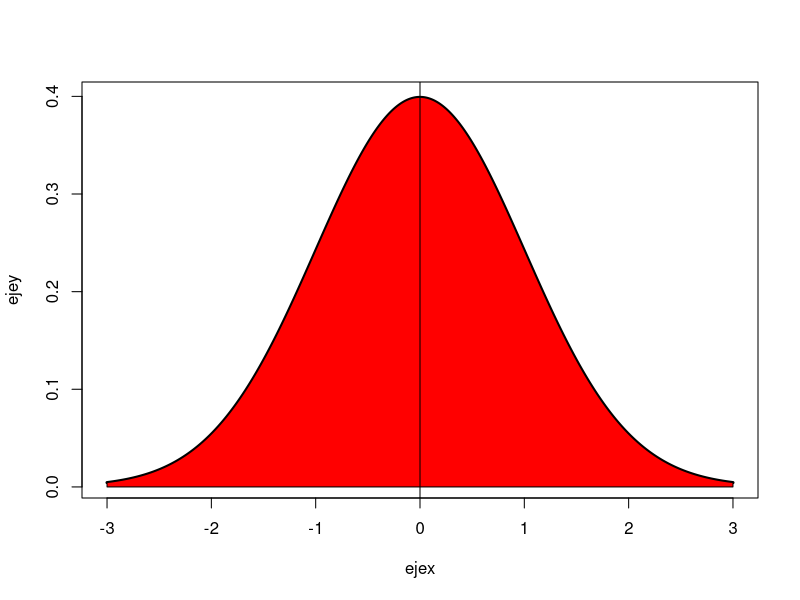
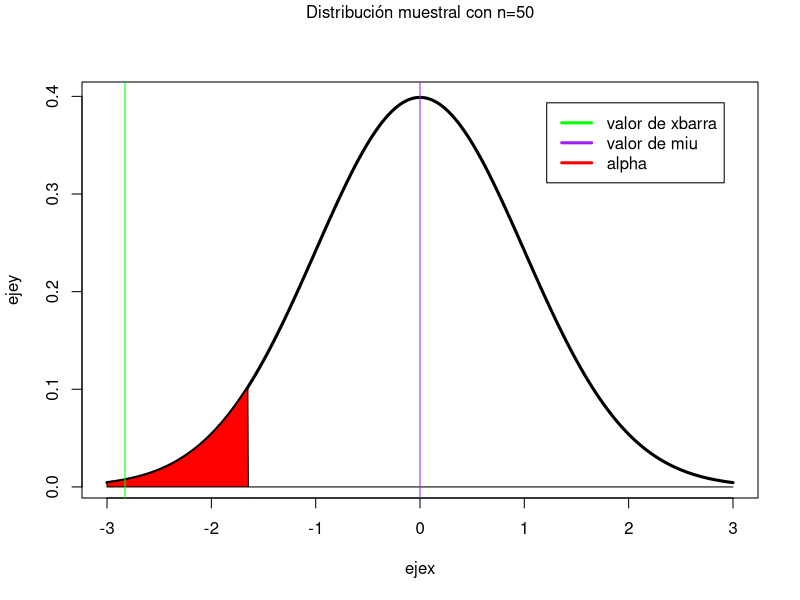
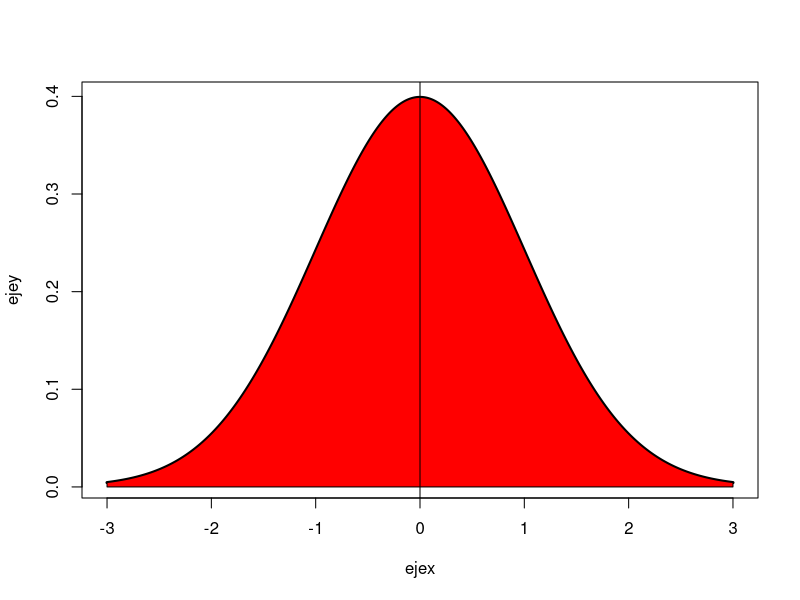
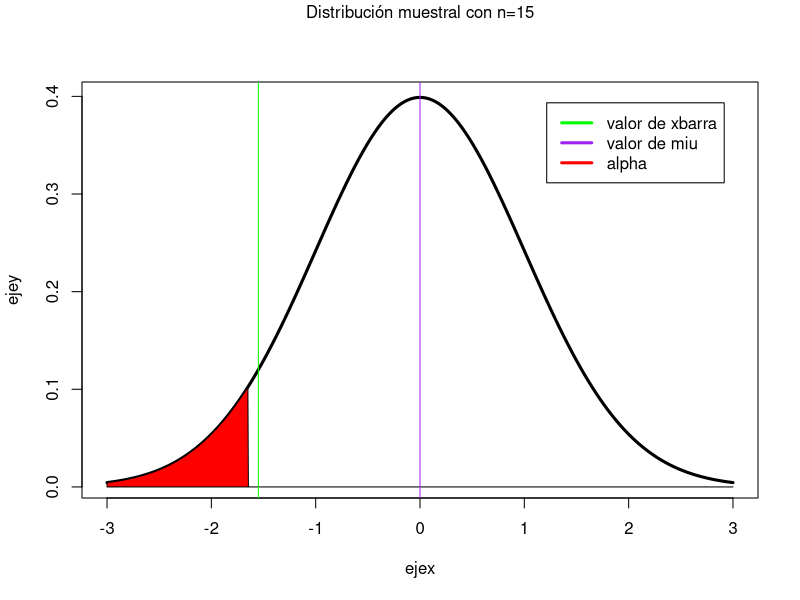
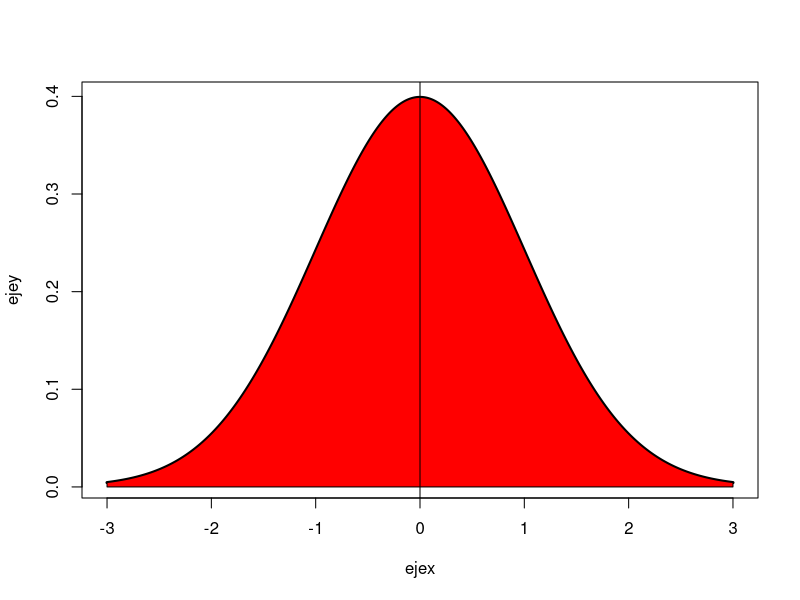
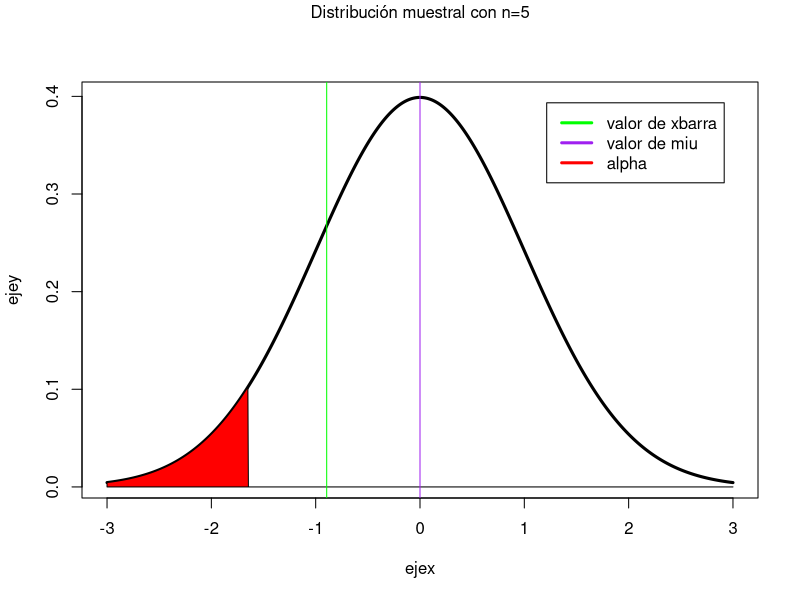

Write the R code that produced these figures, in order. (Note: this script raises an error after producing the figures.)

tamaño<- function(n) {
  xbarra <- 4.8  
  desviacion <- 0.5   
  mu <- 5      
  z <- (xbarra - mu) / (desviacion / sqrt(n))
  p<-pnorm(z)  
  return(p)
}
p1<-tamaño(n=5) 
p2<-tamaño(n=15) 
p3<-tamaño(n=50) 
 
p1
p2
p3
 
grafica <- function(n,mensaje){
  xbarra <- 4.8  
  desviacion <- 0.5   
  mu <- 5   
  z <- (xbarra - mu) / (desviacion / sqrt(n))
  p<-pnorm(z) 
  z
  valorp<-pnorm(abs(z))
  valorp
  #Region critica
  alpha<-0.05
  limizq<- qnorm(alpha)
  limdere<- -limizq
  limizq
  limdere
  ejex<-seq(-3,3,0.01)
  alpha=0.05
  #### l�mites de la regi�n de aceptaci�n:
  ejex <- seq(-3,3,0.01)
  ejey <- dnorm(ejex)
  plot(ejex,ejey,type='l', lwd=3)
  polygon(c(3,-3,ejex),c(0,0,ejey),col='red')
  abline(v=0)
  ####################
  ejex <- seq(-3,3,0.01)
  ejey <- dnorm(ejex)
  plot(ejex,ejey,type='l', lwd=3)
  lizq <- qnorm(alpha)
  aux.x <- ejex[ejex<=lizq]
  aux.y <- dnorm(aux.x)
  polygon(c(3,-3,aux.x,lizq),c(0,0,aux.y,0),col='red')
  
  abline(v=0,col=c('purple'))
  abline(v=z,col=c('green'))
  mtext(mensaje,
        side=3, line=3)
  legend("topright",
         inset=0.05,
         legend=c("valor de xbarra","valor de miu",'alpha'),
         
         col=c('green','purple','red'),
         lwd=3) 
}

grafica(n=50,mensaje="Distribución muestral con n=50")
grafica(n=15,mensaje="Distribución muestral con n=15")
grafica(n=5,mensaje="Distribución muestral con n=5")

##intervalo de confianza del 95%

ic90<-1.645
ic95<-1.96

intervalo95<-function(n,ic) {
  error<-(ic*(sigma/sqrt(n)))
  lim1<-xbarra-error
  lim2<-xbarra+error
  resultado<-data.frame(n,xbarra,error,lim1,lim2)
  return(resultado)
  
}
      
intervalo95(n=5,ic=ic95)  
intervalo95(n=15,ic=ic95)
intervalo95(n=50,ic=ic95)

intervalo95(n=5,ic=ic90)  
intervalo95(n=15,ic=ic90)
intervalo95(n=50,ic=ic90)
